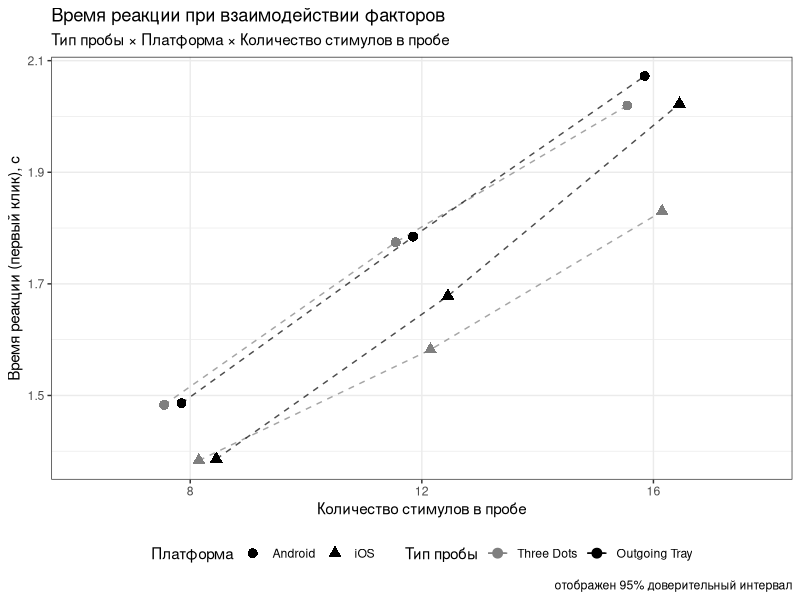
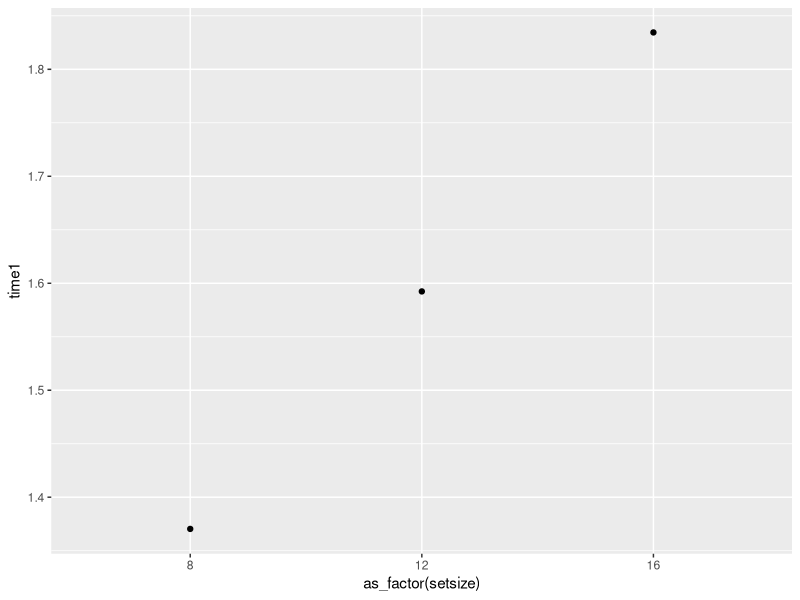
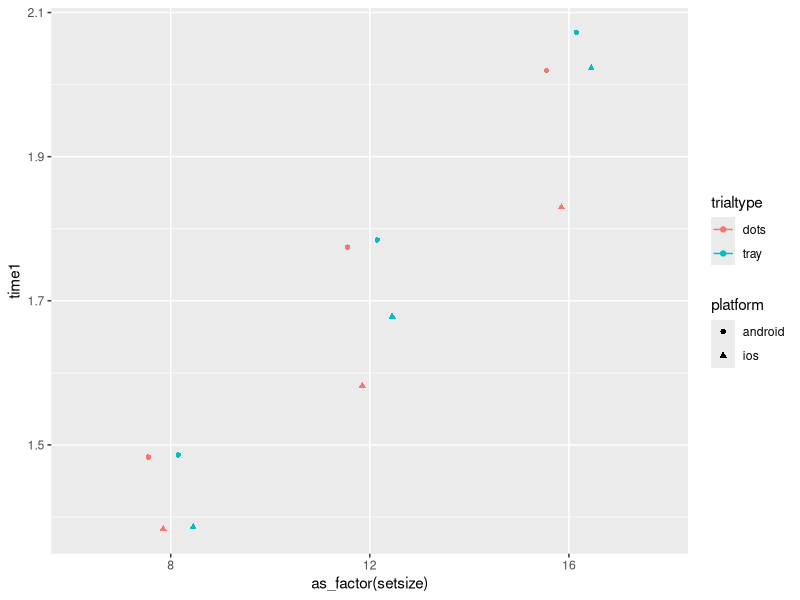
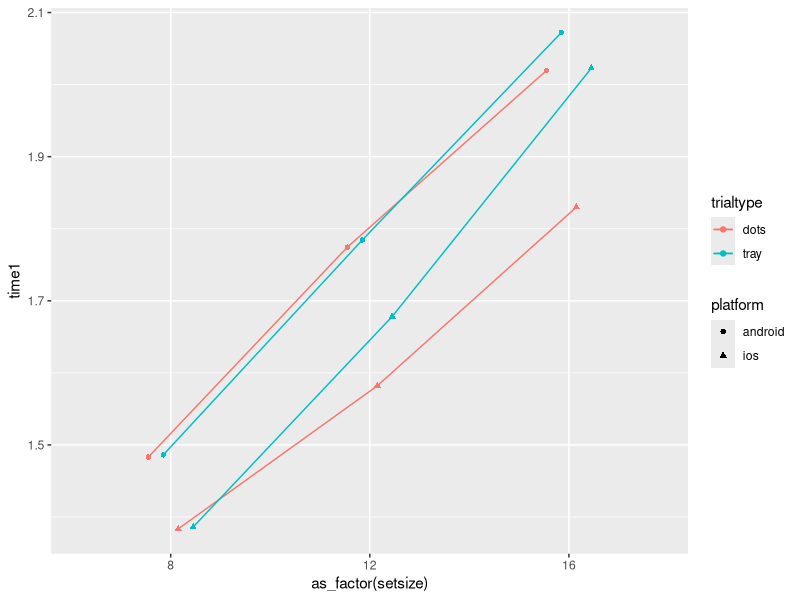
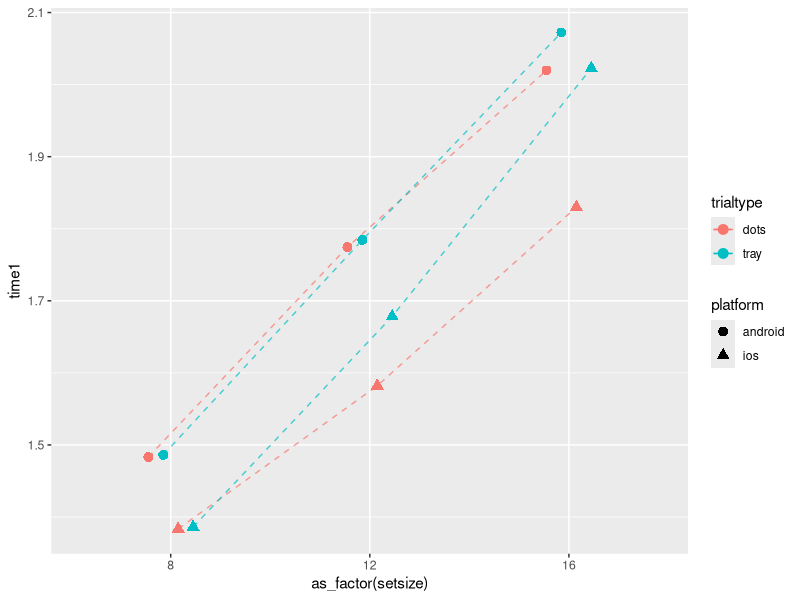
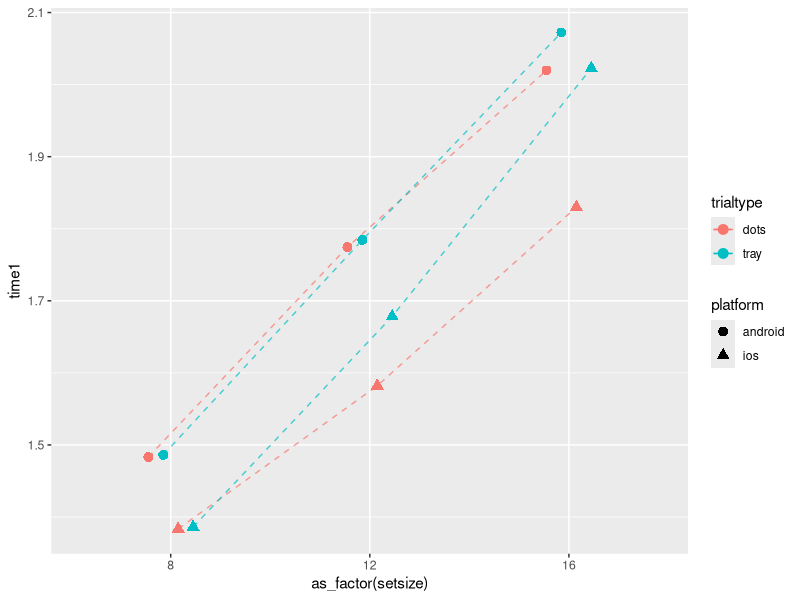
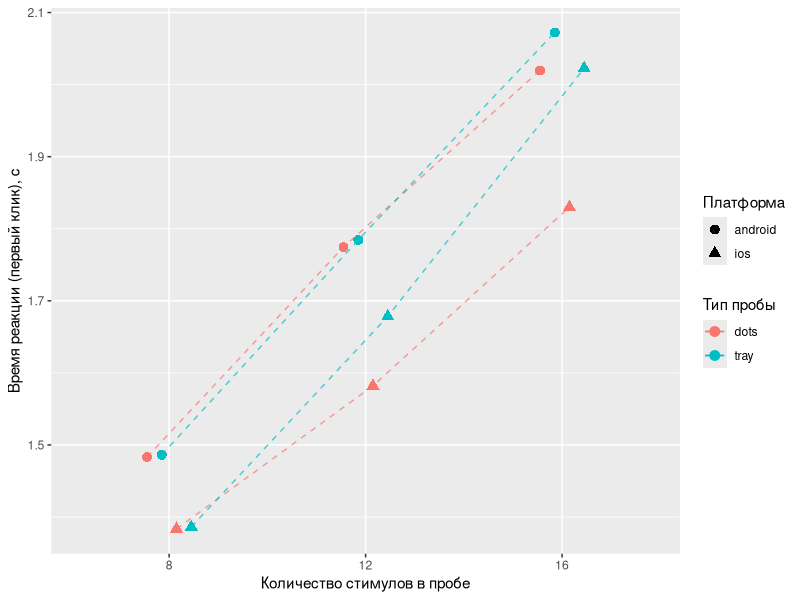
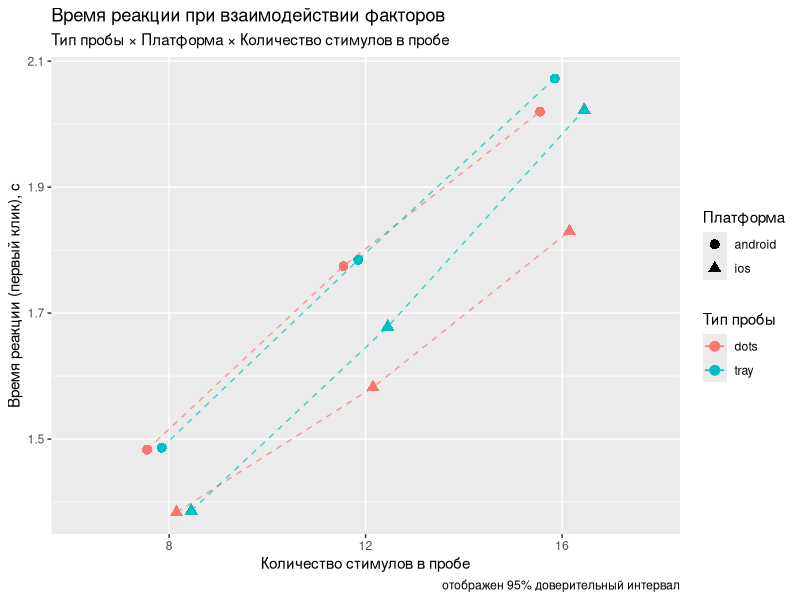

The R script that drew these images, in order:
## ---- chunk 1
knitr::opts_chunk$set(echo = FALSE, eval = FALSE, message = FALSE, warning = FALSE)
## ---- chunk 2
library(tidyverse)
## ---- chunk 3

share <- read_delim("../data/hw5/share.csv", delim = " ", locale = locale(decimal_mark = ","))

pd <- position_dodge(.3)
share %>% 
  filter(trialtype != "both") %>% 
  ggplot(aes(as_factor(setsize), time1,
             color = trialtype,
             shape = platform,
             group = interaction(trialtype, platform))) +
  stat_summary(fun = mean, geom = "line",
               position = pd, linetype = "dashed", alpha = .7) +
  stat_summary(fun.data = mean_cl_boot, geom = "errorbar",
               position = pd, width = .3) +
  stat_summary(fun = mean, geom = "point",
               position = pd, size = 3) +
  labs(x = "Количество стимулов в пробе",
       y = "Время реакции (первый клик), с",
       color = "Тип пробы",
       shape = "Платформа",
       title = "Время реакции при взаимодействии факторов",
       subtitle = "Тип пробы × Платформа × Количество стимулов в пробе",
       caption = "отображен 95% доверительный интервал") +
  scale_color_manual(values = c(dots = "gray50", tray = "black"),
                     labels = c(dots = "Three Dots", tray = "Outgoing Tray")) +
  scale_shape_discrete(labels = c(android = "Android", ios = "iOS")) +
  theme_bw() +
  theme(legend.position = "bottom")
## ---- chunk 4
share %>% 
  ggplot(aes(as_factor(setsize), time1)) +
  stat_summary(fun = mean, geom = "point")
## ---- chunk 5
share %>% 
  filter(trialtype != "both") %>% 
  ggplot(aes(as_factor(setsize), time1,
             color = trialtype,
             shape = platform)) +
  stat_summary(fun.data = mean_cl_boot, geom = "errorbar",
               position = pd) +
  stat_summary(fun = mean, geom = "point",
               position = pd)
## ---- chunk 6
share %>% 
  filter(trialtype != "both") %>% 
  ggplot(aes(as_factor(setsize), time1,
             color = trialtype,
             shape = platform,
             group = interaction(trialtype, platform))) +
  stat_summary(fun = mean, geom = "line",
               position = pd) +
  stat_summary(fun.data = mean_cl_boot, geom = "errorbar",
               position = pd) +
  stat_summary(fun = mean, geom = "point",
               position = pd)
## ---- chunk 7
share %>% 
  filter(trialtype != "both") %>% 
  ggplot(aes(as_factor(setsize), time1,
             color = trialtype,
             shape = platform,
             group = interaction(trialtype, platform))) +
  stat_summary(fun = mean, geom = "line",
               position = pd, linetype = "dashed", alpha = .7) +
  stat_summary(fun.data = mean_cl_boot, geom = "errorbar",
               position = pd) +
  stat_summary(fun = mean, geom = "point",
               position = pd, size = 3)
## ---- chunk 8
share %>% 
  filter(trialtype != "both") %>% 
  ggplot(aes(as_factor(setsize), time1,
             color = trialtype,
             shape = platform,
             group = interaction(trialtype, platform))) +
  stat_summary(fun = mean, geom = "line",
               position = pd, linetype = "dashed", alpha = .7) +
  stat_summary(fun.data = mean_cl_boot, geom = "errorbar",
               position = pd, width = .3) +
  stat_summary(fun = mean, geom = "point",
               position = pd, size = 3)
## ---- chunk 9
share %>% 
  filter(trialtype != "both") %>% 
  ggplot(aes(as_factor(setsize), time1,
             color = trialtype,
             shape = platform,
             group = interaction(trialtype, platform))) +
  stat_summary(fun = mean, geom = "line",
               position = pd, linetype = "dashed", alpha = .7) +
  stat_summary(fun.data = mean_cl_boot, geom = "errorbar",
               position = pd, width = .3) +
  stat_summary(fun = mean, geom = "point",
               position = pd, size = 3) +
  labs(x = "Количество стимулов в пробе",
       y = "Время реакции (первый клик), с",
       color = "Тип пробы",
       shape = "Платформа")
## ---- chunk 10
share %>% 
  filter(trialtype != "both") %>% 
  ggplot(aes(as_factor(setsize), time1,
             color = trialtype,
             shape = platform,
             group = interaction(trialtype, platform))) +
  stat_summary(fun = mean, geom = "line",
               position = pd, linetype = "dashed", alpha = .7) +
  stat_summary(fun.data = mean_cl_boot, geom = "errorbar",
               position = pd, width = .3) +
  stat_summary(fun = mean, geom = "point",
               position = pd, size = 3) +
  labs(x = "Количество стимулов в пробе",
       y = "Время реакции (первый клик), с",
       color = "Тип пробы",
       shape = "Платформа",
       title = "Время реакции при взаимодействии факторов",
       subtitle = "Тип пробы × Платформа × Количество стимулов в пробе",
       caption = "отображен 95% доверительный интервал")
## ---- chunk 11
share %>% 
  filter(trialtype != "both") %>% 
  ggplot(aes(as_factor(setsize), time1,
             color = trialtype,
             shape = platform,
             group = interaction(trialtype, platform))) +
  stat_summary(fun = mean, geom = "line",
               position = pd, linetype = "dashed", alpha = .7) +
  stat_summary(fun.data = mean_cl_boot, geom = "errorbar",
               position = pd, width = .3) +
  stat_summary(fun = mean, geom = "point",
               position = pd, size = 3) +
  labs(x = "Количество стимулов в пробе",
       y = "Время реакции (первый клик), с",
       color = "Тип пробы",
       shape = "Платформа",
       title = "Время реакции при взаимодействии факторов",
       subtitle = "Тип пробы × Платформа × Количество стимулов в пробе",
       caption = "отображен 95% доверительный интервал") +
  scale_color_manual(values = c(dots = "gray50", tray = "black"),
                     labels = c(dots = "Three Dots", tray = "Outgoing Tray")) +
  scale_shape_discrete(labels = c(android = "Android", ios = "iOS"))
## ---- chunk 12
share %>% 
  filter(trialtype != "both") %>% 
  ggplot(aes(as_factor(setsize), time1,
             color = trialtype,
             shape = platform,
             group = interaction(trialtype, platform))) +
  stat_summary(fun = mean, geom = "line",
               position = pd, linetype = "dashed", alpha = .7) +
  stat_summary(fun.data = mean_cl_boot, geom = "errorbar",
               position = pd, width = .3) +
  stat_summary(fun = mean, geom = "point",
               position = pd, size = 3) +
  labs(x = "Количество стимулов в пробе",
       y = "Время реакции (первый клик), с",
       color = "Тип пробы",
       shape = "Платформа",
       title = "Время реакции при взаимодействии факторов",
       subtitle = "Тип пробы × Платформа × Количество стимулов в пробе",
       caption = "отображен 95% доверительный интервал") +
  scale_color_manual(values = c(dots = "gray50", tray = "black"),
                     labels = c(dots = "Three Dots", tray = "Outgoing Tray")) +
  scale_shape_discrete(labels = c(android = "Android", ios = "iOS")) +
  theme_bw() +
  theme(legend.position = "bottom")
## ---- chunk 13
share %>% 
  filter(trialtype != "both") %>% 
  ggplot(aes(as_factor(setsize), time1,
             color = trialtype,
             shape = platform,
             group = interaction(trialtype, platform))) +
  stat_summary(fun = mean, geom = "line",
               position = pd, linetype = "dashed", alpha = .7) +
  stat_summary(fun.data = mean_cl_boot, geom = "errorbar",
               position = pd, width = .3) +
  stat_summary(fun = mean, geom = "point",
               position = pd, size = 3) +
  labs(x = "Количество стимулов в пробе",
       y = "Время реакции (первый клик), с",
       color = "Тип пробы",
       shape = "Платформа",
       title = "Время реакции при взаимодействии факторов",
       subtitle = "Тип пробы × Платформа × Количество стимулов в пробе",
       caption = "отображен 95% доверительный интервал") +
  scale_color_manual(values = c(dots = "gray50", tray = "black"),
                     labels = c(dots = "Three Dots", tray = "Outgoing Tray")) +
  scale_shape_discrete(labels = c(android = "Android", ios = "iOS")) +
  theme_bw() +
  theme(legend.position = "bottom")
# ggsave("test.jpg", width = 20, height = 18, units = "cm", dpi = 600)
## ---- chunk 14
share %>% 
  filter(trialtype != "both") %>% 
  ggplot(aes(as_factor(setsize), time1,
             color = trialtype,
             shape = platform,
             group = interaction(trialtype, platform))) +
  stat_summary(fun = mean, geom = "line",
               position = pd, linetype = "dashed", alpha = .7) +
  stat_summary(fun.data = mean_cl_boot, geom = "errorbar",
               position = pd, width = .3) +
  stat_summary(fun = mean, geom = "point",
               position = pd, size = 3) +
  labs(x = "Количество стимулов в пробе",
       y = "Время реакции (первый клик), с",
       color = "Тип пробы",
       shape = "Платформа",
       title = "Время реакции при взаимодействии факторов",
       subtitle = "Тип пробы × Платформа × Количество стимулов в пробе",
       caption = "отображен 95% доверительный интервал") +
  scale_color_manual(values = c("gray50", "black"),
                     labels = c("Three Dots", "Outgoing Tray")) +
  scale_shape_discrete(labels = c("Android", "iOS")) +
  theme_bw() +
  theme(legend.position = "bottom",
        text = element_text(family = "Times New Roman"),
        plot.title = element_text(face = "bold"))
## ---- chunk 15
taia <- read_csv("../data/hw5/taia_short.csv")

theme_set(theme_bw())

taia %>% 
  filter(id %in% 1:5) %>% 
  ggplot(aes(subscale, subscale_score, fill = subscale)) +
  geom_col() +
  geom_label(aes(label = subscale_score)) +
  facet_wrap(~ id) +
  labs(x = "Шкала опросника",
       y = "Балл по шкале") +
  guides(fill = "none")
## ---- chunk 16
taia %>% 
  filter(id %in% 22:24) %>% 
  ggplot(aes(subscale, subscale_score, fill = subscale)) +
  geom_col() +
  geom_label(aes(label = subscale_score)) +
  coord_polar() +
  facet_wrap(~ id) +
  labs(fill = "Шкала") +
  theme(legend.position = "bottom",
        axis.title.x = element_text(size = 0),
        axis.text.x = element_text(size = 0),
        axis.title.y = element_text(size = 0),
        axis.text.y = element_text(size = 0))
## ---- chunk 17
ggsave("test.svg")
## ---- chunk 18
vowels <- read_csv("../data/hw5/vowels.csv")

vowels %>% 
  ggplot(aes(f2, f1,
             label = phoneme, color = phoneme)) +
  geom_text(alpha = .5) +
  stat_ellipse(level = .8) +
  scale_x_reverse(position = "top") +
  scale_y_reverse(position="right") +
  facet_grid(reduction ~ .,
             labeller = labeller(reduction = c("1" = "Редукция\n отсутствует",
                                               "2" = "Первая\n степень редукции",
                                               "3" = "Вторая\n степень редукции"))) +
  guides(color = "none") +
  labs(x = "F2",
       y = "F1")
